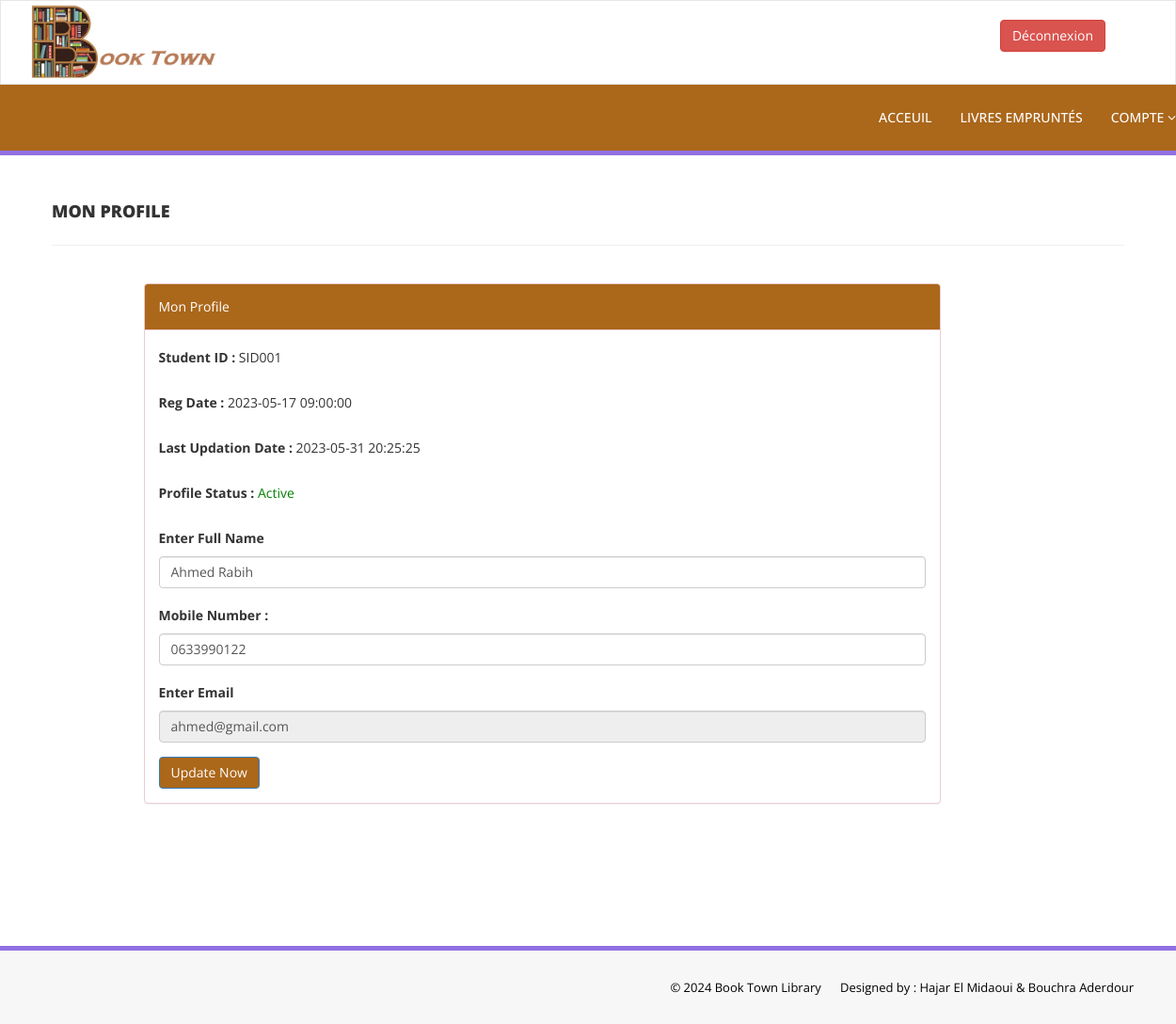
Page /library/my-profile.php (signed in) on the committed database.
### tables this page shows
CREATE TABLE `tblstudents` (
  `id` int(11) NOT NULL,
  `StudentId` varchar(100) DEFAULT NULL,
  `FullName` varchar(120) DEFAULT NULL,
  `EmailId` varchar(120) DEFAULT NULL,
  `MobileNumber` char(11) DEFAULT NULL,
  `Password` varchar(120) DEFAULT NULL,
  `Status` int(1) DEFAULT NULL,
  `RegDate` timestamp NULL DEFAULT current_timestamp(),
  `UpdationDate` timestamp NULL DEFAULT NULL ON UPDATE current_timestamp()
);

### library/my-profile.php (the view, shortened to what this page needs)
<?php
include('includes/config.php');
if(strlen($_SESSION['login'])==0)
    {
header('location:index.php');
}
else{
?>
<!DOCTYPE html>
<html xmlns="http://www.w3.org/1999/xhtml">
<head>
    <link href="assets/css/bootstrap.css" rel="stylesheet" />
    <link href="assets/css/font-awesome.css" rel="stylesheet" />
    <link href="assets/css/style.css" rel="stylesheet" />
</head>
<body>
<?php include('includes/header.php');?>
    <div class="content-wrapper">
         <div class="container">
        <div class="row pad-botm">
            <div class="col-md-12">
                <h4 class="header-line">Mon Profile</h4>
                            </div>
        </div>
             <div class="row">
<div class="col-md-9 col-md-offset-1">
               <div class="panel panel-danger">
                        <div class="panel-heading" style="background-color: rgba(171, 103, 26, 1); color:white">
                           Mon Profile
                        </div>
                        <div class="panel-body">
                            <form name="signup" method="post">
<?php
$sid=$_SESSION['stdid'];
$sql="SELECT StudentId,FullName,EmailId,MobileNumber,RegDate,UpdationDate,Status from  tblstudents  where StudentId=:sid ";
$query = $dbh -> prepare($sql);
$query-> bindParam(':sid', $sid, PDO::PARAM_STR);
$query->execute();
$results=$query->fetchAll(PDO::FETCH_OBJ);
if($query->rowCount() > 0)
{
foreach($results as $result)
{               ?>
<div class="form-group">
<label>Student ID : </label>
<?php echo htmlentities($result->StudentId);?>
</div>
<div class="form-group">
<label>Reg Date : </label>
<?php echo htmlentities($result->RegDate);?>
</div>
<?php if($result->UpdationDate!=""){?>
<div class="form-group">
<label>Last Updation Date : </label>
<?php echo htmlentities($result->UpdationDate);?>
</div>
<?php } ?>
<div class="form-group">
<label>Profile Status : </label>
<?php if($result->Status==1){?>
<span style="color: green">Active</span>
<?php } else { ?>
<span style="color: red">Blocked</span>
<?php }?>
</div>
<div class="form-group">
<label>Enter Full Name</label>
<input class="form-control" type="text" name="fullanme" value="<?php echo htmlentities($result->FullName);?>" autocomplete="off" required />
</div>
<div class="form-group">
<label>Mobile Number :</label>
<input class="form-control" type="text" name="mobileno" maxlength="10" value="<?php echo htmlentities($result->MobileNumber);?>" autocomplete="off" required />
</div>
<div class="form-group">
<label>Enter Email</label>
<input class="form-control" type="email" name="email" id="emailid" value="<?php echo htmlentities($result->EmailId);?>"  autocomplete="off" required readonly />
</div>
<?php }} ?>
<button type="submit" name="update" class="btn btn-primary" id="submit" style="background-color: rgba(171, 103, 26, 1); color:white">Update Now </button>
                                    </form>
                            </div>
                        </div>
                            </div>
        </div>
    </div>
    </div>
    <?php include('includes/footer.php');?>
</body>
</html>
<?php } ?>

### library/assets/css/style.css (style rules this page uses)
.content-wrapper { margin-top: 40px; min-height:800px; padding-bottom:90px; }
.header-line { font-weight:900; padding-bottom:25px; border-bottom:1px solid #eeeeee; text-transform:uppercase; }
.pad-botm { padding-bottom:30px; }

### rows in the picture
tblstudents: StudentId "SID001", RegDate "2023-05-17 09:00:00", UpdationDate "2023-05-31 20:25:25", Status "Active", fullanme "Ahmed Rabih", mobileno "0633990122", email "ahmed@gmail.com"
